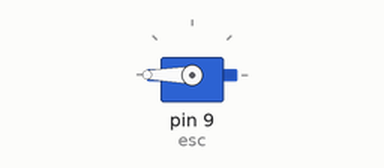
Bench run of a sketch on a simulated Arduino Uno, built with avr-gcc and run on an emulated ATmega328P. Shown: servo.

Above: at 2.05 s.
At 9.45 s:
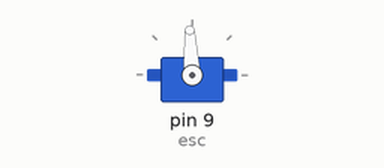
At 16.95 s:
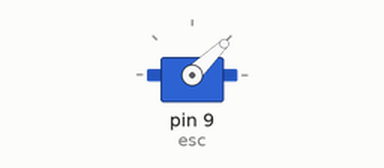
Timing chart, 0 to 21.5 s (numbered marks = the images above):
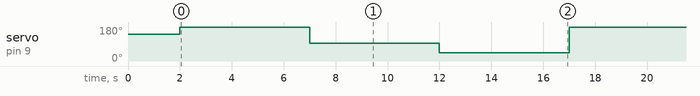

The sketch:

testBrushlessMotor.ino
```cpp
#include <Servo.h>

Servo esc;  // Create a servo object to control the ESC

void setup() {
  esc.attach(9);  // Attach the ESC signal pin to pin 9
  esc.writeMicroseconds(2000);  // Send a low signal to arm the ESC
  delay(2000);  // Wait 2 seconds for the ESC to initialize
}

void loop() {
  esc.writeMicroseconds(2500);
  delay(5000);

  esc.writeMicroseconds(1500);  // Set a constant moderate speed
  delay(5000);  // Run the motor at this speed for 5 seconds

  esc.writeMicroseconds(1000);  // Turn off the motor by setting speed to minimum
  delay(5000);  // Motor stays off for 5 seconds

  // The loop will repeat this sequence indefinitely
}
```

Measured:
- by itself, servo on pin 9 (esc): repeats every 15.0 s: 93° 5.0 s, 44° 5.0 s, 180° 5.0 s
